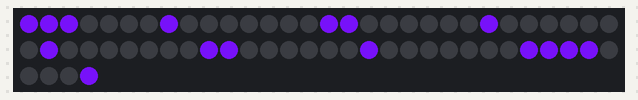
Recording of a sketch running on a simulated Arduino Uno, built with avr-gcc and run on an emulated ATmega328P. Shown: 64 RGB LEDs in strip order, left to right, continuing on the next row. Random numbers use the default seed unless the sketch sets one.

Above: at 0.1 s.
At 5.5 s:
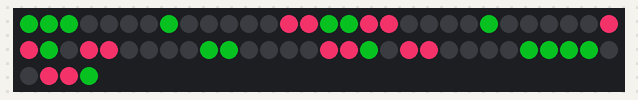
At 8.7 s:
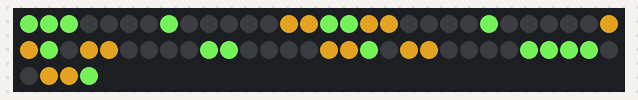
At 18.5 s:
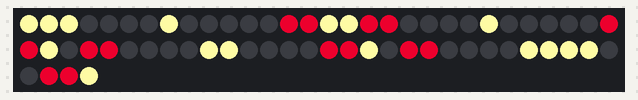
At 28.2 s:
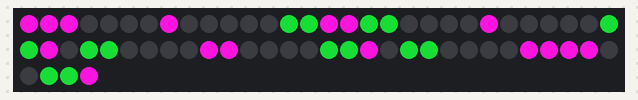
At 38.0 s:
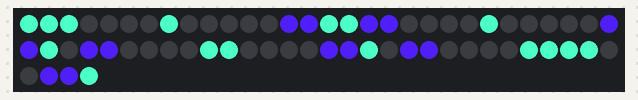

Measured:
- what the display in image 1 shows lasts 1.1 s, from 5.4 s to 6.5 s

The sketch:

animations.ino
```cpp
#include <Adafruit_NeoPixel.h>
#ifdef __AVR__
  #include <avr/power.h>
#endif
#define LED_PIN 6
// 0 -- nothing happens
// 1 -- house pattern
// 2 -- elevator
// 3 -- circle
#define PATTERN 2
// Delay in milliseconds
#define PAUSE 500
//stand still of last pattern in milliseconds
#define GREAT_PAUSE 500

Adafruit_NeoPixel matrix = Adafruit_NeoPixel(64, LED_PIN, NEO_GRB + NEO_KHZ800);
uint32_t off = matrix.Color(0 ,0, 0);


void setup() {
  // put your setup code here, to run once:
  matrix.begin();
  matrix.show();
  randomSeed(analogRead(0));
  Serial.begin(19200);
}

void loop() {
  switch(PATTERN){
    case 1:
      play_house();
      break;
    case 2:
      play_elevator();
      break;
    case 3:
      play_circle();
      break;
    default:
      delay(GREAT_PAUSE);
  }
  delay(GREAT_PAUSE);
}

void play_house(){
  // step 1
  uint32_t colour = get_random_colour();
  turn_all_off();
  set_line(0, colour);
  set_line(7, colour);
  set_square(13, 19, colour);
  set_square(27, 37, colour);
  delay(PAUSE);
  // step 2
  colour = get_random_colour();
  turn_all_off();
  set_line(0, colour);
  set_line(7, colour);
  set_horizontal_line(0, colour);
  set_square(51, 61, colour);
  set_square(53, 59, colour);
  delay(PAUSE);
  // step 3
  colour = get_random_colour();
  turn_all_off();
  set_line(0, colour);
  set_line(7, colour);
  set_horizontal_line(0, colour);
  set_square(10, 22, colour);
  set_square(34, 46, colour);
  delay(PAUSE);
}

void play_elevator(){
  //step 1
  uint32_t colour = get_random_colour();
  uint32_t corncolour = get_random_colour();
  turn_all_off();
  set_corners(corncolour);
  delay(PAUSE);
  // step 2
  turn_all_off();
  set_corners(corncolour);
  set_lower_9(colour);
  delay(PAUSE);
  // step 3
  colour = get_random_colour();
  turn_all_off();
  set_corners(corncolour);
  set_upper_9(colour);
  delay(PAUSE);
  // step 4
  turn_all_off();
  set_corners(corncolour);
  colour = get_random_colour();
  ride_elevator(colour);
  delay(PAUSE);
}

void play_circle(){
  // step 1
  turn_all_off();
  big_circle(get_random_colour());
  delay(PAUSE);
  //step 2
  small_circle(get_random_colour());
  delay(PAUSE);
  // step 3
  small_lines(get_random_colour());
  delay(PAUSE);
}

void big_circle(uint32_t colour){
  int circle[] = {3, 4, 14, 9, 31, 32, 24, 39, 49, 54, 59, 60};
  for(int i = 0; i < sizeof(circle); i++){
    matrix.setPixelColor(circle[i], colour);
  }
  // wtf?
  matrix.setPixelColor(0, off);
  matrix.show();
}

void small_circle(uint32_t colour){
  int circle[] = {19, 20, 26, 29, 34, 37, 43, 44};
  for(int i = 0; i < sizeof(circle); i++){
    matrix.setPixelColor(circle[i], colour);
  }
  matrix.show();
}

void small_lines(uint32_t colour){
  for(int i = 10; i <= 13; i++){
    matrix.setPixelColor(i, colour);
  }
  for(int i = 50; i <= 53; i++){
    matrix.setPixelColor(i, colour);
  }
  matrix.show();
}

void set_corners(uint32_t colour){
  int corners[] = {0, 1, 2, 15, 16, 31, 47, 63, 58, 57, 56, 55, 40, 39, 23, 7};
  for(int i = 0; i < sizeof(corners); i++){
    matrix.setPixelColor(corners[i], colour);
  }
  matrix.show();
}

void set_lower_9(uint32_t colour){
  int second[] = {44, 43, 42, 51, 52, 53, 58, 59, 60};
  for(int i = 0; i < sizeof(second); i++){
    matrix.setPixelColor(second[i], colour);
  }
  matrix.show();
}

void set_upper_9(uint32_t colour){
  int third[] = {19, 20, 21, 26, 27, 28, 35, 36, 37};
  for(int i = 0; i < sizeof(third); i++){
    matrix.setPixelColor(third[i], colour);
  }
  matrix.show();
}

void ride_elevator(uint32_t colour){
  matrix.setPixelColor(61, colour);
  matrix.setPixelColor(62, colour);
  matrix.show();
  delay(PAUSE/5);
  matrix.setPixelColor(49, colour);
  matrix.setPixelColor(50, colour);
  matrix.show();
  delay(PAUSE/5);
  matrix.setPixelColor(45, colour);
  matrix.setPixelColor(46, colour);
  matrix.show();
  delay(PAUSE/5);
  matrix.setPixelColor(33, colour);
  matrix.setPixelColor(34, colour);
  matrix.show();
  delay(PAUSE/5);
  matrix.setPixelColor(29, colour);
  matrix.setPixelColor(30, colour);
  matrix.show();
  delay(PAUSE/5);
  matrix.setPixelColor(17, colour);
  matrix.setPixelColor(18, colour);
  matrix.show();
  delay(PAUSE/5);
  matrix.setPixelColor(13, colour);
  matrix.setPixelColor(14, colour);
  matrix.show();
  delay(PAUSE/5);
}

void set_square(int start, int finish, uint32_t colour){
  matrix.setPixelColor(start, colour);
  matrix.setPixelColor(start-1, colour);
  matrix.setPixelColor(finish-1, colour);
  matrix.setPixelColor(finish, colour);
  matrix.show();
}

void set_line(int start, uint32_t colour){
  int distance = 1+start*2;
  int minimum = distance;
  int i = start;
  while (i < 64){
     matrix.setPixelColor(i, colour);
     if (distance == minimum){
        distance = 15-(start*2);
      }
      else{
        distance = 1+(start*2);
      }
      i = i + distance;
  }
  matrix.show();
}

void set_horizontal_line(int start, uint32_t colour){
  int i = start;
  while (i < (start+8)){
    matrix.setPixelColor(i, colour);
    i++;
  }
  matrix.show();
}


void turn_all_off() {
  for (int i = 0; i < matrix.numPixels(); i++){
    matrix.setPixelColor(i, off);
  }
  matrix.show();
}

uint32_t get_random_colour() {
  return matrix.Color(random(256), random(256), random(256));
}
```
